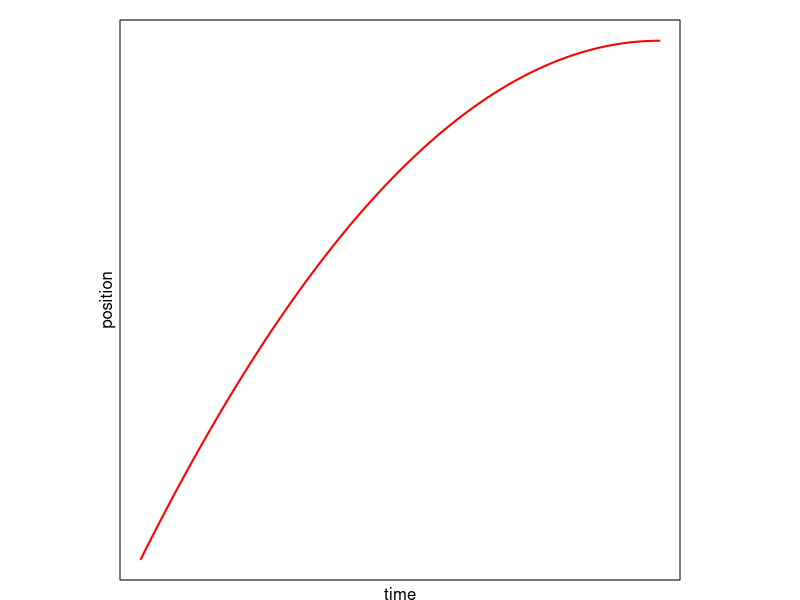

This chart was generated by the following R code:
## ---- chunk 1
t <- seq(0, 1, by=0.01)
p <- 1-(t-1)^2
par(mar=c(1,1,1,1), pty="s", xaxt="n", yaxt="n")
plot(t, p, type="l", lwd=2, col="red", xlab="", ylab="")
title(xlab="time", ylab="position", line=0.2)
dev.off()
